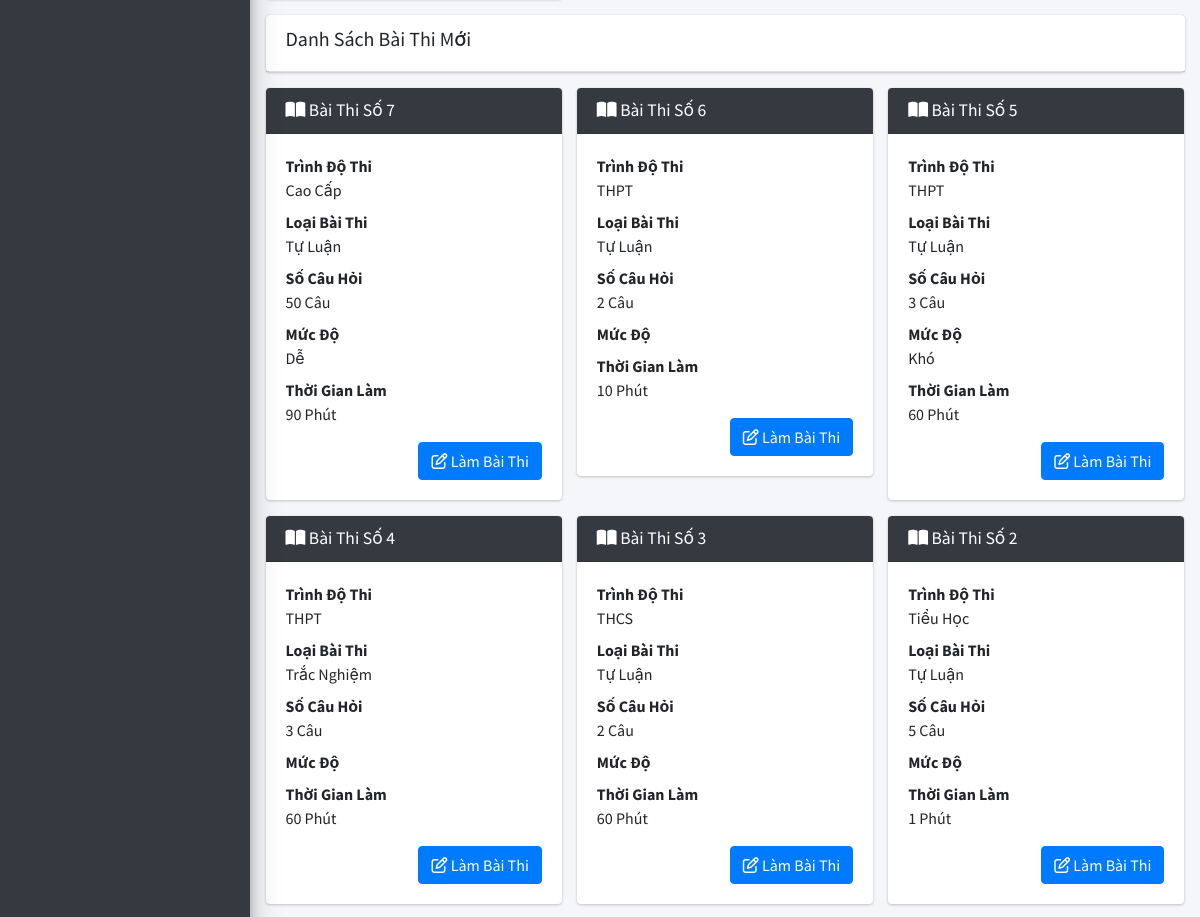
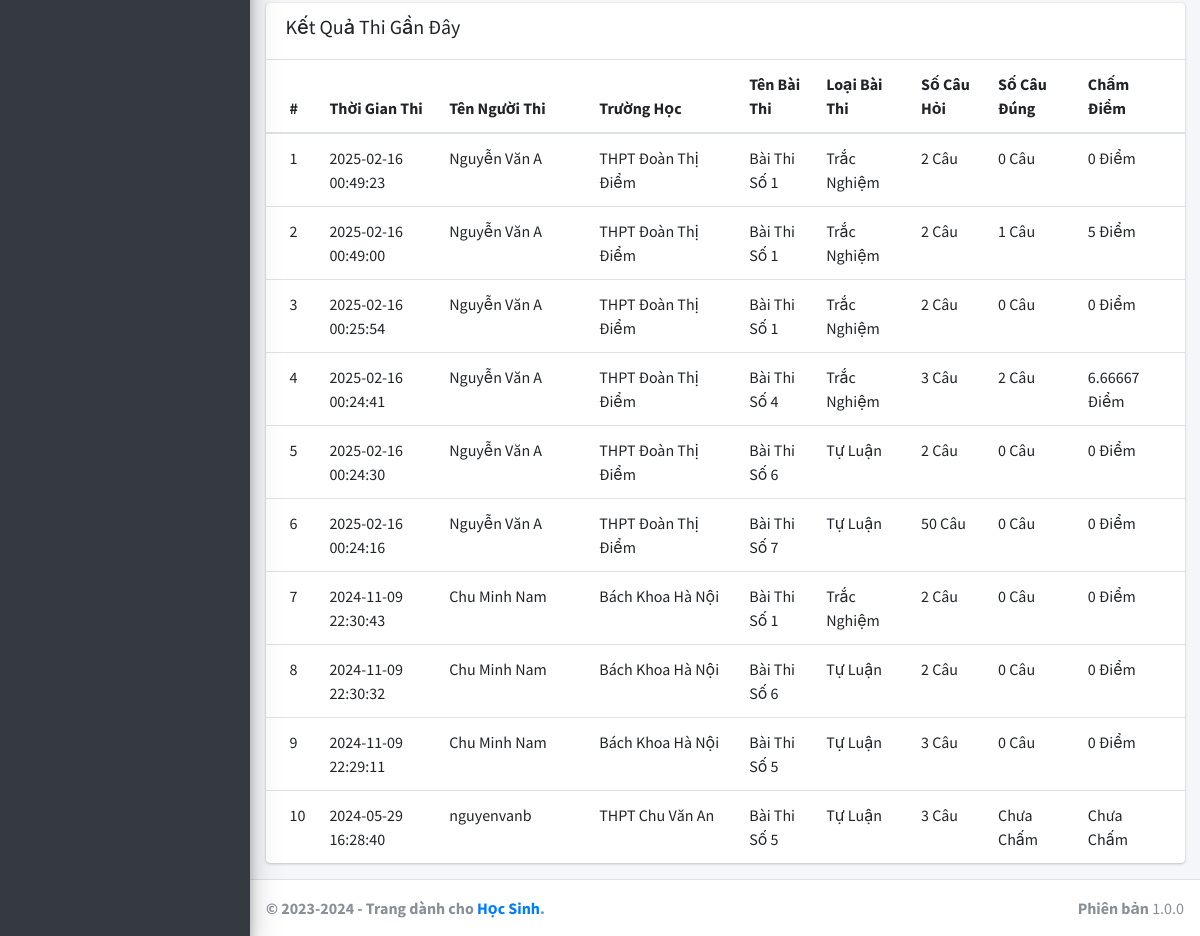
Before: / (lower part) with the older database file (2 pictures, top to bottom).
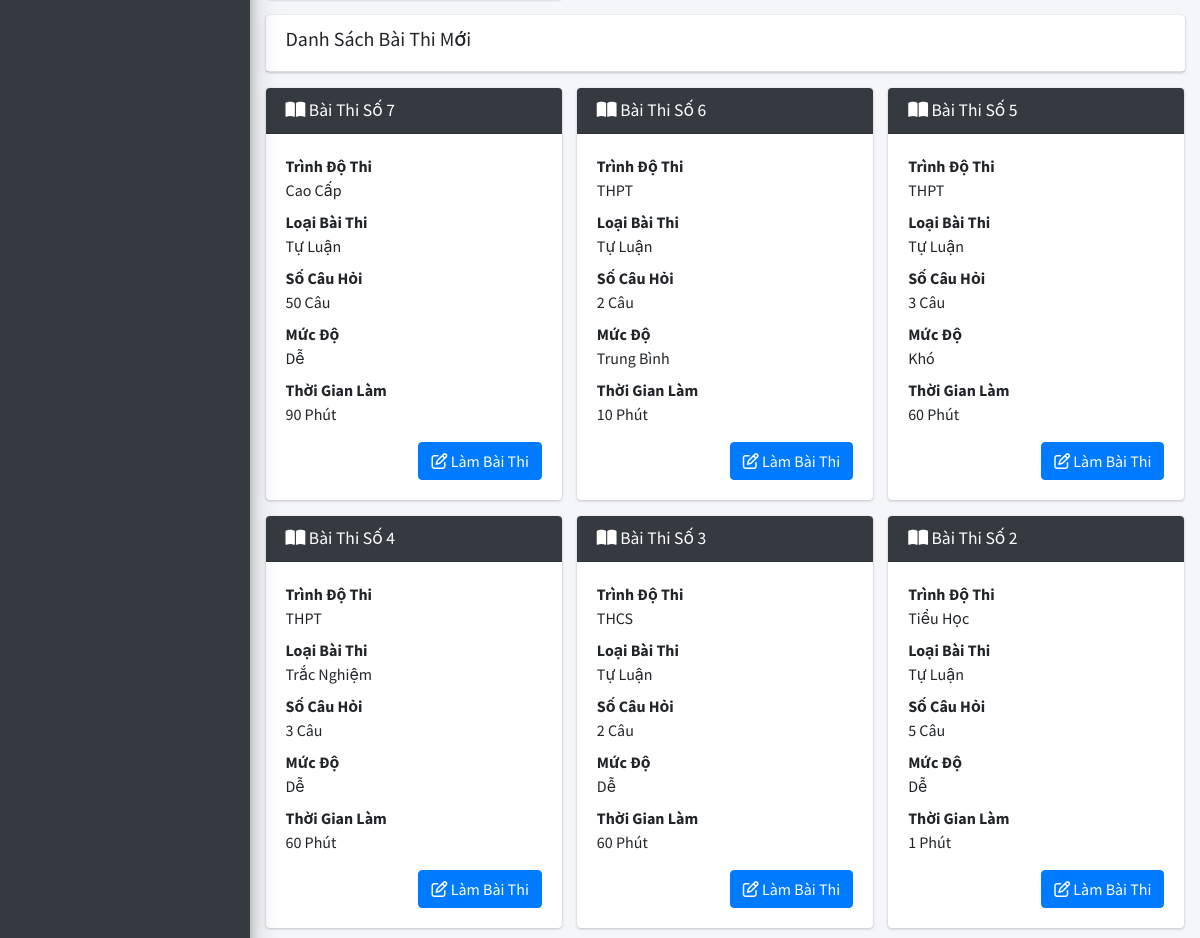
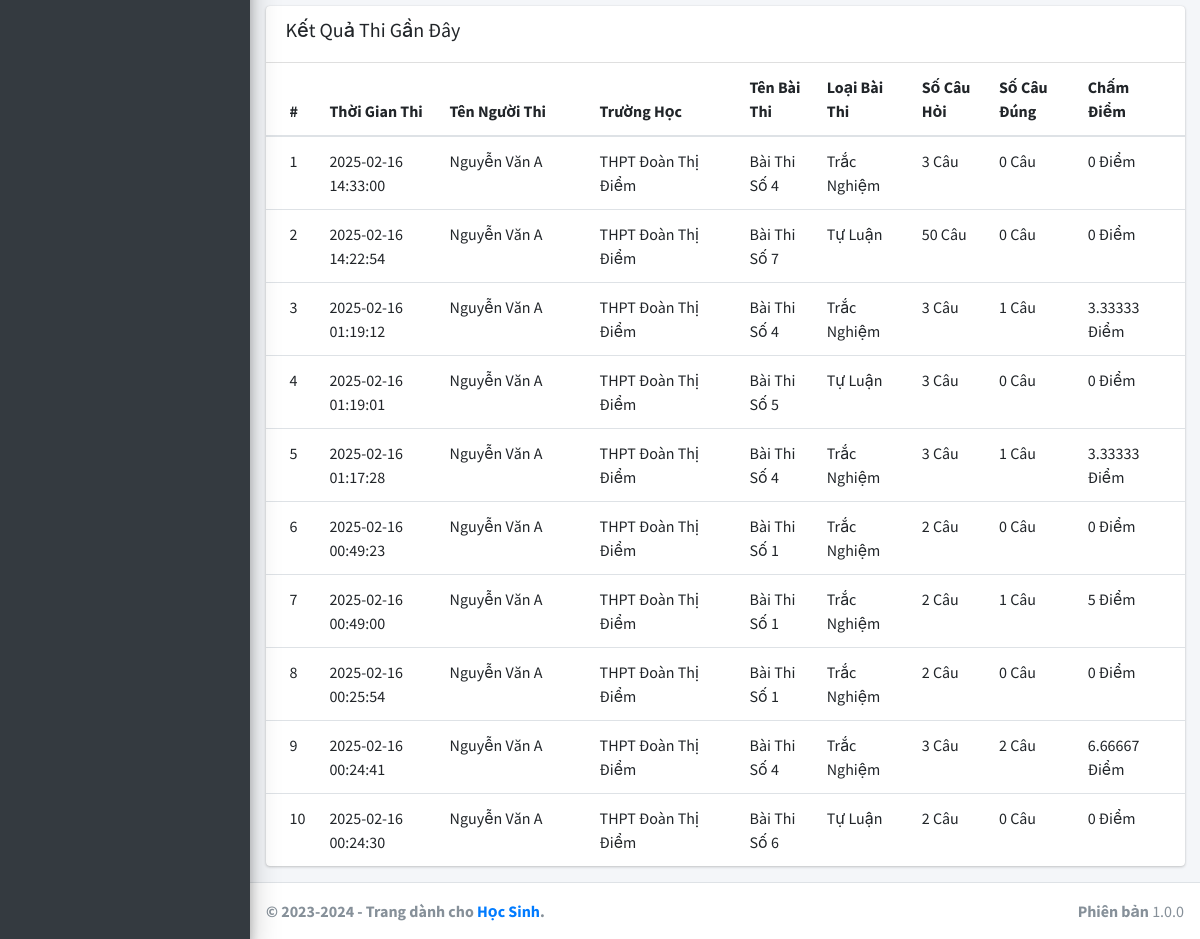
After: the same page with the newer database file (2 pictures, top to bottom).
### tables this page shows
CREATE TABLE `baithi` (
  `MaBaiThi` int(11) NOT NULL,
  `MaTrinhDo` int(11) NOT NULL,
  `LoaiBaiThi` int(11) NOT NULL DEFAULT 1,
  `MucDo` int(11) NOT NULL DEFAULT 1,
  `SoCauHoi` int(11) NOT NULL DEFAULT 1,
  `ThoiGianLam` int(11) NOT NULL,
  `TrangThai` int(11) NOT NULL DEFAULT 1
);

CREATE TABLE `trinhdo` (
  `MaTrinhDo` int(11) NOT NULL,
  `TenTrinhDo` varchar(255) NOT NULL,
  `DuongDan` text NOT NULL,
  `TrangThai` int(11) NOT NULL DEFAULT 1
);

CREATE TABLE `ketqua` (
  `MaKetQua` int(11) NOT NULL,
  `MaHocSinh` int(11) NOT NULL,
  `SoCauDung` int(11) NOT NULL,
  `ChamDiem` float NOT NULL,
  `ThoiGian` datetime NOT NULL DEFAULT current_timestamp(),
  `MaBaiThi` int(11) NOT NULL,
  `TrangThai` int(11) NOT NULL DEFAULT 1
);

CREATE TABLE `hocsinh` (
  `MaHocSinh` int(11) NOT NULL,
  `TenHocSinh` varchar(255) NOT NULL,
  `NgaySinh` date NOT NULL,
  `GioiTinh` int(11) NOT NULL,
  `TenTruong` varchar(255) NOT NULL,
  `TaiKhoan` varchar(255) NOT NULL,
  `MatKhau` varchar(255) NOT NULL,
  `TrangThai` int(11) NOT NULL DEFAULT 1
);

### application/controllers/TrangChu.php (called while the page is built, shortened)
<?php if ( ! defined('BASEPATH')) exit('No direct script access allowed');
class TrangChu extends CI_Controller {
	public function __construct()
	{
		$this->load->model('Student/Model_BaiHoc');
		$this->load->model('Student/Model_BaiThi');
		$this->load->model('Student/Model_KetQua');
		$this->load->model('Admin/Model_TrinhDo');
	}
	public function index()
	{
		$data['title'] = "Trang chủ hệ thống học tập!";
		$data['baihoc'] = $this->Model_BaiHoc->getAllHome();
		$data['baithi'] = $this->Model_BaiThi->getAllHome();
		$data['result'] = $this->Model_KetQua->getRecentHome();
		return $this->load->view('Student/View_TrangChu', $data);
	}
}

### index.php (called while the page is built, shortened)
<?php
require_once BASEPATH.'core/CodeIgniter.php';

### application/models/Student/Model_BaiThi.php (called while the page is built, shortened)
<?php if ( ! defined('BASEPATH')) exit('No direct script access allowed');
class Model_BaiThi extends CI_Model {
	public function getAllHome(){
		$sql = "SELECT baithi.*, trinhdo.TenTrinhDo, trinhdo.DuongDan FROM baithi, trinhdo WHERE baithi.TrangThai = 1 AND trinhdo.MaTrinhDo = baithi.MaTrinhDo ORDER BY baithi.Mabaithi DESC LIMIT 6";
		$result = $this->db->query($sql);
		return $result->result_array();
	}
}

### application/models/Admin/Model_TrinhDo.php (called while the page is built, shortened)
<?php if ( ! defined('BASEPATH')) exit('No direct script access allowed');
class Model_TrinhDo extends CI_Model {
	public function getAll($start = 0, $end = 10){
		$sql = "SELECT * FROM trinhdo WHERE TrangThai = 1 ORDER BY Matrinhdo DESC LIMIT ?, ?";
		$result = $this->db->query($sql, array($start, $end));
		return $result->result_array();
	}
}

### application/models/Student/Model_KetQua.php (called while the page is built, shortened)
<?php if ( ! defined('BASEPATH')) exit('No direct script access allowed');
class Model_KetQua extends CI_Model {
	public function getRecentHome(){
		$sql = "SELECT ketqua.*, baithi.MaBaiThi, baithi.SoCauHoi, baithi.MucDo, baithi.LoaiBaiThi, hocsinh.TenHocSinh, hocsinh.TenTruong FROM ketqua, baithi, hocsinh WHERE ketqua.MaBaiThi = baithi.MaBaiThi AND ketqua.TrangThai = 1 AND ketqua.MaHocSinh = hocsinh.MaHocSinh ORDER BY ketqua.MaKetQua DESC LIMIT 10";
		$result = $this->db->query($sql);
		return $result->result_array();
	}
}

### application/views/Student/View_TrangChu.php (the view, shortened to what the changed rows need)
<?php require(APPPATH.'views/Student/layouts/header.php'); ?>
<div class="content-wrapper" style="min-height: 1203.31px;">
    <section class="content">
      <div class="container-fluid">
        <div class="row">
          <div class="col-12">
            <div class="row">
            	<?php foreach ($baithi as $key => $value): ?>
            		<div class="col-md-4">
			            <div class="card">
			              <div class="card-header bg-dark">
			                <h4 class="card-title" style="color: white; text-transform: capitalize;">
			                  <i class="fas fa-book-open"></i>
			                   Bài thi số <?php echo $value['MaBaiThi'] ?>
			                </h4>
			              </div>
			              <div class="card-body">
			                <dl>
			                	<dt>Trình Độ Thi</dt>
			                  <dd><?php echo $value['TenTrinhDo'] ?></dd>
			                  <dt>Loại Bài Thi</dt>
			                  <dd><?php echo $value['LoaiBaiThi'] == 1 ? "Trắc Nghiệm" : "Tự Luận"; ?></dd>
			                  <dt>Số Câu Hỏi</dt>
			                  <dd><?php echo $value['SoCauHoi'] ?> Câu</dd>
			                  <dt>Mức Độ</dt>
			                  <dd>
			                  	<?php if($value['MucDo'] == 1){ ?>
		                            Dễ
		                        <?php }else if($value['MucDo'] == 2){ ?>
		                            Trung Bình
		                        <?php }else if($value['MucDo'] == 3){ ?>
		                            Khó
		                        <?php } ?>
			                  </dd>
			                  <dt>Thời Gian Làm</dt>
			                  <dd>
			                  	<?php echo $value['ThoiGianLam'] ?> Phút
			                  </dd>
			                </dl>
			                <div class="text-right">
			              		<a href="<?php echo base_url('lam-bai-thi/'.$value['MaBaiThi'].'/'); ?>" class="btn btn-primary"><i class="fa-regular fa-pen-to-square"></i> Làm Bài Thi</a>
			                </div>
			              </div>
			            </div>
			          </div>
            	<?php endforeach ?>
						</div>
          </div>
          <div class="col-12">
            <div class="card">
            	<div class="card-body table-responsive p-0">
                <table class="table table-hover">
                  <thead>
                    <tr>
                    	<th>#</th>
                    	<th style="width: fit-content;">Thời Gian Thi</th>
                    	<th style="width: 150px;">Tên Người Thi</th>
                    	<th style="width: 150px;">Trường Học</th>
                      <th>Tên Bài Thi</th>
                      <th>Loại Bài Thi</th>
                      <th>Số Câu Hỏi</th>
                      <th>Số Câu Đúng</th>
                      <th>Chấm Điểm</th>
                    </tr>
                  </thead>
	                  <tbody>
	                  	<?php foreach ($result as $key => $value): ?>
	                  		<tr>
		                      <td><?php echo $key + 1 ?></td>
		                      <td>
	                          <?php echo $value['ThoiGian'] ?>
	                        </td>
	                        <td>
	                        	<?php echo $value['TenHocSinh'] ?>
	                        </td>
	                        <td>
	                        	<?php echo $value['TenTruong'] ?>
	                        </td>
	                        <td>
	                          Bài Thi Số <?php echo $value['MaBaiThi'] ?>
	                        </td>
	                        <td>
	                        	<?php echo $value['LoaiBaiThi'] == 1 ? "Trắc Nghiệm" : "Tự Luận" ?>
	                        </td>
		                      <td>
		                      	<?php echo $value['SoCauHoi'] ?> Câu
		                      </td>
		                      <td>
		                      	<?php echo $value['SoCauDung'] == -1 ? "Chưa Chấm" : $value['SoCauDung'] ." Câu"; ?>
		                      </td>
		                      <td>
		                      	<?php echo $value['ChamDiem'] == -1 ? "Chưa Chấm" : $value['ChamDiem']. " Điểm"; ?>
		                      </td>
		                    </tr>
		                  <?php endforeach ?>
	                  </tbody>
                </table>
              </div>
            </div>
          </div>
        </div>
      </div>
    </section>
  </div>
<?php require(APPPATH.'views/Student/layouts/footer.php'); ?>

Changed rows visible on the page:
no longer on this page (row unchanged): ketqua: ThoiGian "2025-02-16 00:24:16", MaHocSinh.TenHocSinh "Nguyễn Văn A", MaHocSinh.TenTruong "THPT Đoàn Thị Điểm", MaBaiThi.MaBaiThi "7", shows "Tự Luận", MaBaiThi.SoCauHoi "50", SoCauDung "0", ChamDiem "0"
no longer on this page (row unchanged): ketqua: ThoiGian "2024-11-09 22:30:43", MaHocSinh.TenHocSinh "Chu Minh Nam", MaHocSinh.TenTruong "Bách Khoa Hà Nội", MaBaiThi.MaBaiThi "1", shows "Trắc Nghiệm", MaBaiThi.SoCauHoi "2", SoCauDung "0", ChamDiem "0"
no longer on this page (row unchanged): ketqua: ThoiGian "2024-11-09 22:30:32", MaHocSinh.TenHocSinh "Chu Minh Nam", MaHocSinh.TenTruong "Bách Khoa Hà Nội", MaBaiThi.MaBaiThi "6", shows "Tự Luận", MaBaiThi.SoCauHoi "2", SoCauDung "0", ChamDiem "0"
no longer on this page (row unchanged): ketqua: ThoiGian "2024-11-09 22:29:11", MaHocSinh.TenHocSinh "Chu Minh Nam", MaHocSinh.TenTruong "Bách Khoa Hà Nội", MaBaiThi.MaBaiThi "5", shows "Tự Luận", MaBaiThi.SoCauHoi "3", SoCauDung "0", ChamDiem "0"
no longer on this page (row unchanged): ketqua: ThoiGian "2024-05-29 16:28:40", MaHocSinh.TenHocSinh "nguyenvanb", MaHocSinh.TenTruong "THPT Chu Văn An", MaBaiThi.MaBaiThi "5", shows "Tự Luận", MaBaiThi.SoCauHoi "3", SoCauDung "Chưa Chấm", ChamDiem "Chưa Chấm"
changed baithi id 6: now shows "Trung Bình"
changed baithi id 4: now shows "Dễ"
changed baithi "THCS": now shows "Dễ"
changed baithi "Tiểu Học": now shows "Dễ"
added ketqua: ThoiGian "2025-02-16 14:33:00", MaHocSinh.TenHocSinh "Nguyễn Văn A", MaHocSinh.TenTruong "THPT Đoàn Thị Điểm", MaBaiThi.MaBaiThi "4", shows "Trắc Nghiệm", MaBaiThi.SoCauHoi "3", SoCauDung "0", ChamDiem "0"
added ketqua: ThoiGian "2025-02-16 14:22:54", MaHocSinh.TenHocSinh "Nguyễn Văn A", MaHocSinh.TenTruong "THPT Đoàn Thị Điểm", MaBaiThi.MaBaiThi "7", shows "Tự Luận", MaBaiThi.SoCauHoi "50", SoCauDung "0", ChamDiem "0"
added ketqua: ThoiGian "2025-02-16 01:19:12", MaHocSinh.TenHocSinh "Nguyễn Văn A", MaHocSinh.TenTruong "THPT Đoàn Thị Điểm", MaBaiThi.MaBaiThi "4", shows "Trắc Nghiệm", MaBaiThi.SoCauHoi "3", SoCauDung "1", ChamDiem "3.33333"
added ketqua: ThoiGian "2025-02-16 01:19:01", MaHocSinh.TenHocSinh "Nguyễn Văn A", MaHocSinh.TenTruong "THPT Đoàn Thị Điểm", MaBaiThi.MaBaiThi "5", shows "Tự Luận", MaBaiThi.SoCauHoi "3", SoCauDung "0", ChamDiem "0"
added ketqua: ThoiGian "2025-02-16 01:17:28", MaHocSinh.TenHocSinh "Nguyễn Văn A", MaHocSinh.TenTruong "THPT Đoàn Thị Điểm", MaBaiThi.MaBaiThi "4", shows "Trắc Nghiệm", MaBaiThi.SoCauHoi "3", SoCauDung "1", ChamDiem "3.33333"
